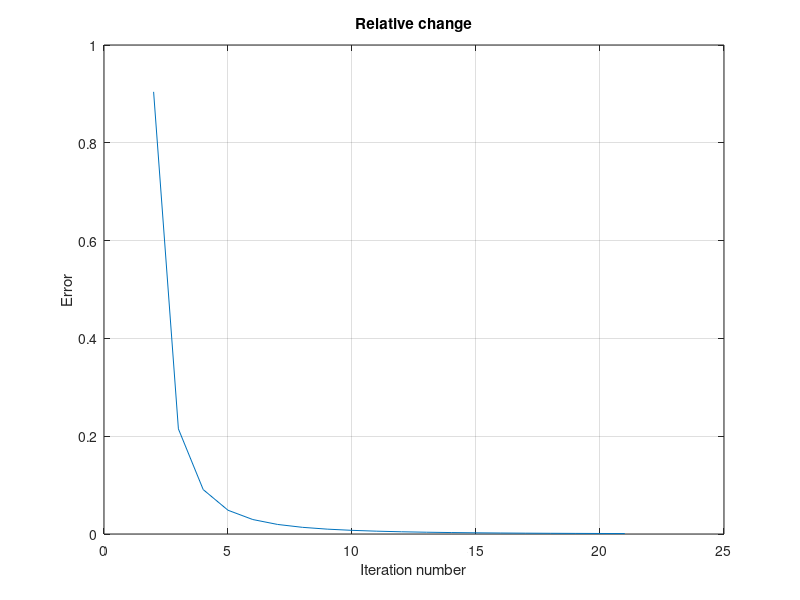
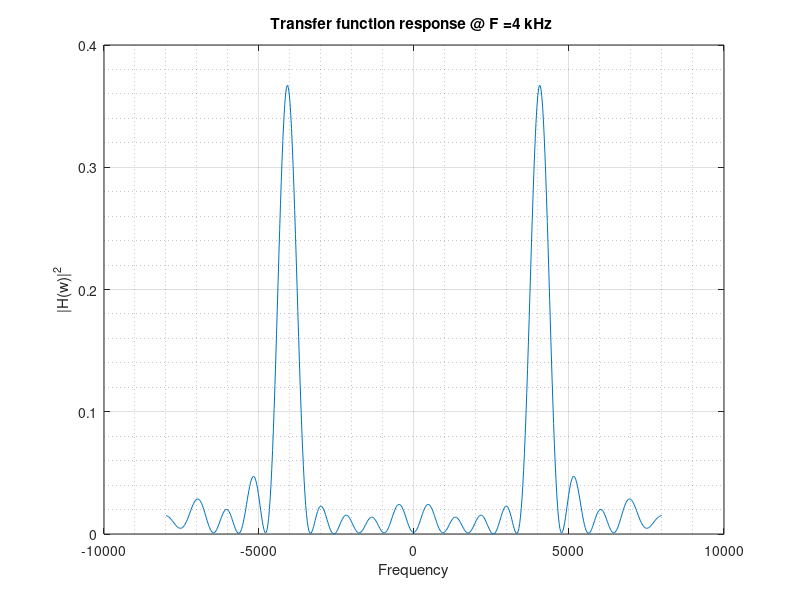

MATLAB code for these plots, in order:
clear all;

%Amplitude
A = 2;
%Signal frequency
F0 = 4e3;
%Sampling Frequency
Fs = 4*F0;
%time
t = 0:1/Fs:1-1/Fs;
%signal without noise sampled at Fs
m = A*sin(2*pi*F0*t);
%noise
n = normrnd(0,1,1,length(m));
%signal with noise sampled at Fs
x = m + n;
N = length(x);
%order of the filter
p = 20;
%filter coefficients
W_coeff = zeros(p,1);
W_coeff_new = W_coeff;
%const. values
u = 1e-4;
e = 1e-3;

%input signal with added delays
X = zeros(p,p);
for j = 1:p
    d(j) = x(N-j+1);   %matrix containg the delayed elements of the signal
    for i = 1:p
        X(j,i)=x(N-i-j+2);
    end
end

%relative change index
i = 1;

%"Adaptive" part

while (1)
%Update the filter coefficient
W_coeff = W_coeff_new;
%filter output
Y = X'* W_coeff;
%error calculation
E = d'- Y;
%filter coefficient 
W_coeff_new = W_coeff + u*X*E;
%error
rel_chng(i) = (norm(W_coeff_new-W_coeff)/norm(W_coeff))^2;
%check if error is less than our threshold
if rel_chng(i) < e
    break;
end
%index updation
i = i+1;
end

%Final signal
omega = -pi:0.01:pi;    
h = freqz(W_coeff_new,1,omega);
freq = omega*(Fs/(2*pi));

%Plots:

%Relative change
figure(1)
plot(rel_chng);
title("Relative change");
xlabel("Iteration number");
ylabel("Error");
grid on;


%Filtered signal
figure(2)
plot(freq,fftshift(abs(h).^2));
title(sprintf("Transfer function response @ F =%d kHz ",F0/1000));
xlabel("Frequency");
ylabel("|H(w)|^2");
grid on;
grid minor;